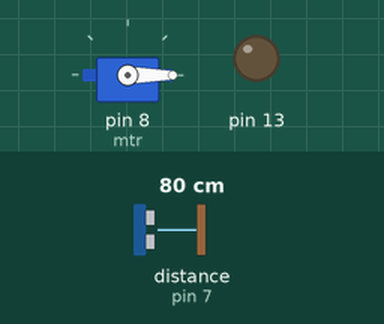
Recording of a sketch running on a simulated Arduino Uno, built with avr-gcc and run on an emulated ATmega328P. Parts: servo, output pins drawn as LEDs (lit = HIGH). Wiring (inferred from the names in the program): ultrasonic range finder: trigger pin 6; echo pin 7. Inputs (shaded band) come from the test bench; at power-on: distance to the obstacle (sensor on pin 7) 80 cm. The echo pulse lasts 58.3 µs per cm; pins used as bus, display or sensor lines are not drawn; what the sketch prints to the serial monitor is not drawn.

Above: at 5.0 s.
Timing chart, 0 to 6.5 s (numbered marks = the images above):
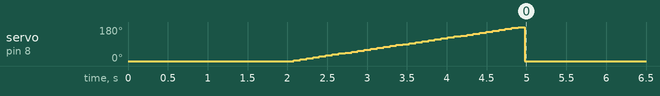

The sketch:

sketch_dec27c.ino
```cpp
#include <SoftwareSerial.h>
#include <Servo.h>
int trigPin=6;
int echoPin=7;
long sure;
long uzaklik;
Servo mtr;
int aci=0;
int bkle1=50;
int bkle2=bkle1/2;
int sira=0;
int ekle=1;

void setup(){while(!Serial){}
mtr.attach(8);


				pinMode(trigPin, OUTPUT);
			 pinMode(echoPin,INPUT);


Serial.begin(9600);
pinMode(13, OUTPUT);
	mtr.write(0);
				delay(2000);


for(int sira=0;sira<=36;sira++){
								aci=sira*5;
								mtr.write(aci);

								delay(bkle1);


				digitalWrite(trigPin, LOW); /* sensör pasif hale getirildi */ delayMicroseconds(5); digitalWrite(trigPin, HIGH); /* Sensore ses dalgasının üretmesi için emir verildi */ delayMicroseconds(10); digitalWrite(trigPin, LOW); /* Yeni dalgaların üretilmemesi için trig pini LOW konumuna getirildi */ sure = pulseIn(echoPin, HIGH); /* ses dalgasının geri dönmesi için geçen sure ölçülüyor */ uzaklik= sure /29.1/2; /* ölçülen sure uzaklığa çevriliyor */


        	if(uzaklik>800){
            sira--;
												Serial.println("HATA");
            mtr.write(aci+ekle);ekle++;}

        	else {Serial.print("uzaklik : ");
												Serial.println(uzaklik);
												ekle=1;
            		}


								delay(bkle2);
}
				mtr.write(0);
}
void loop(){}
```
